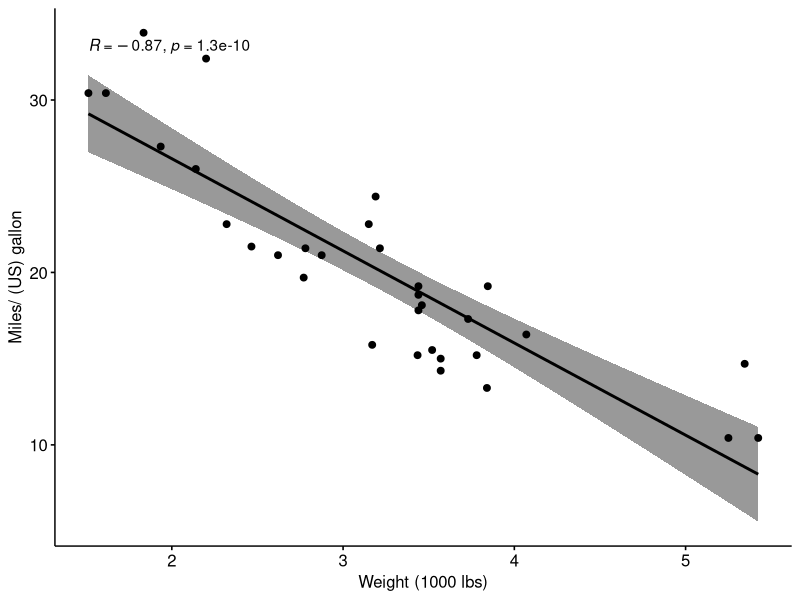
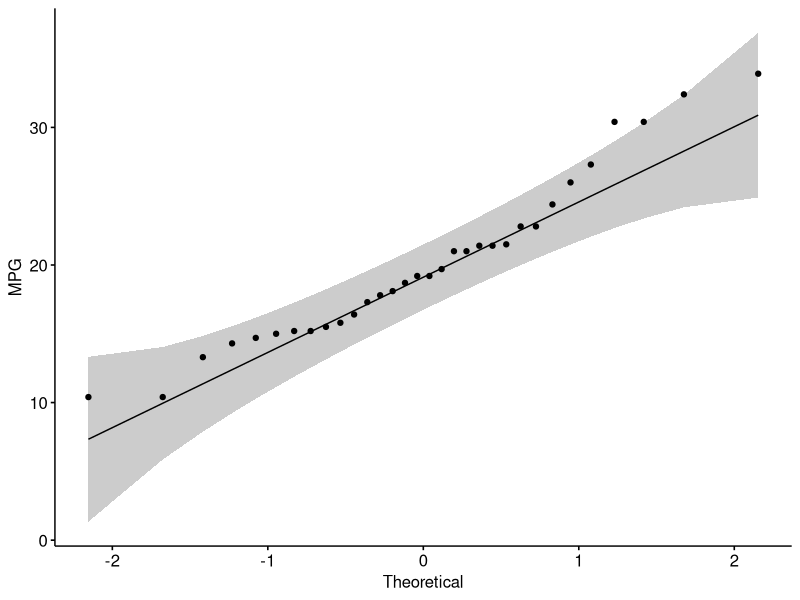
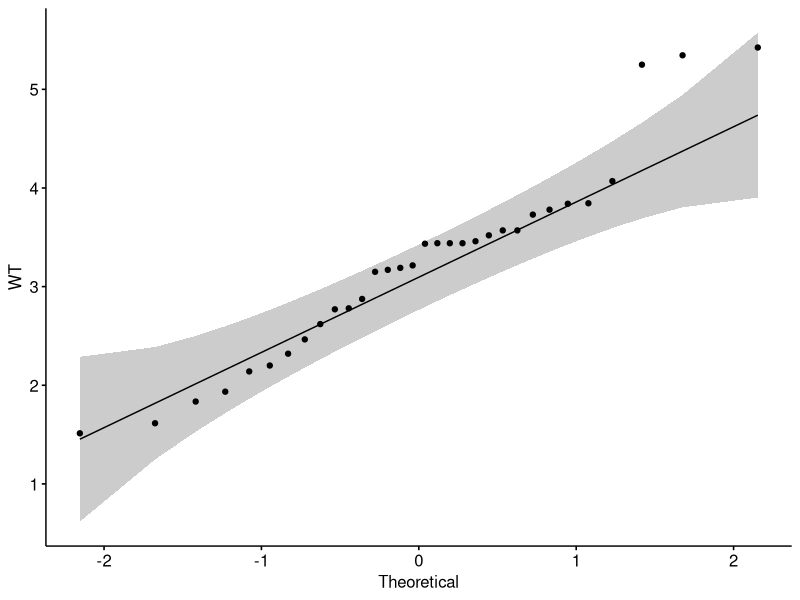
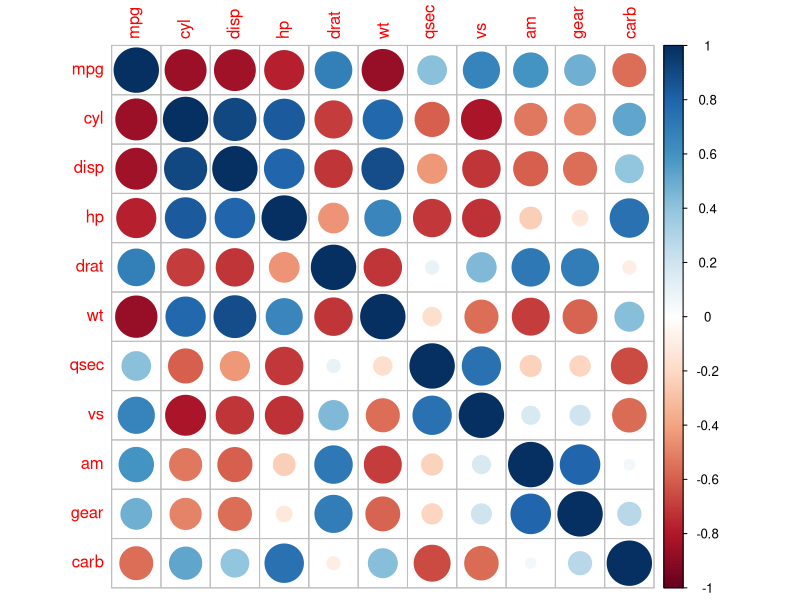
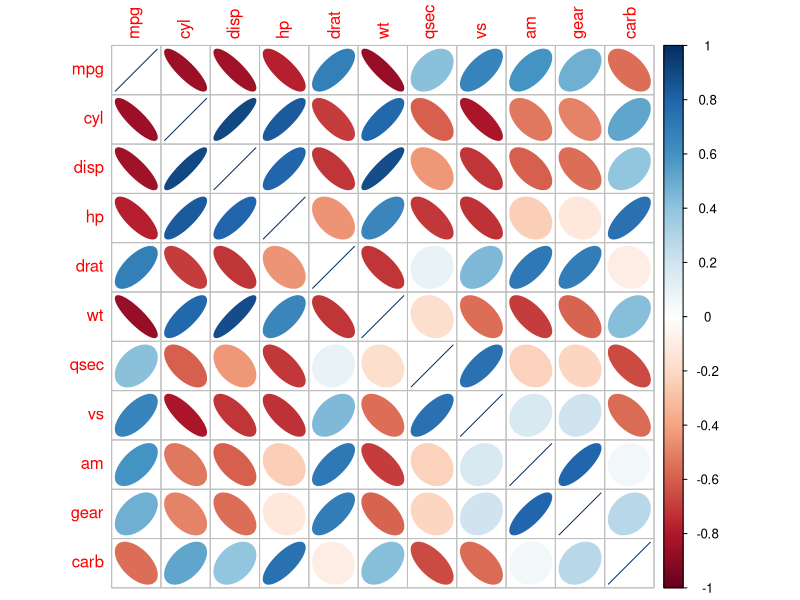
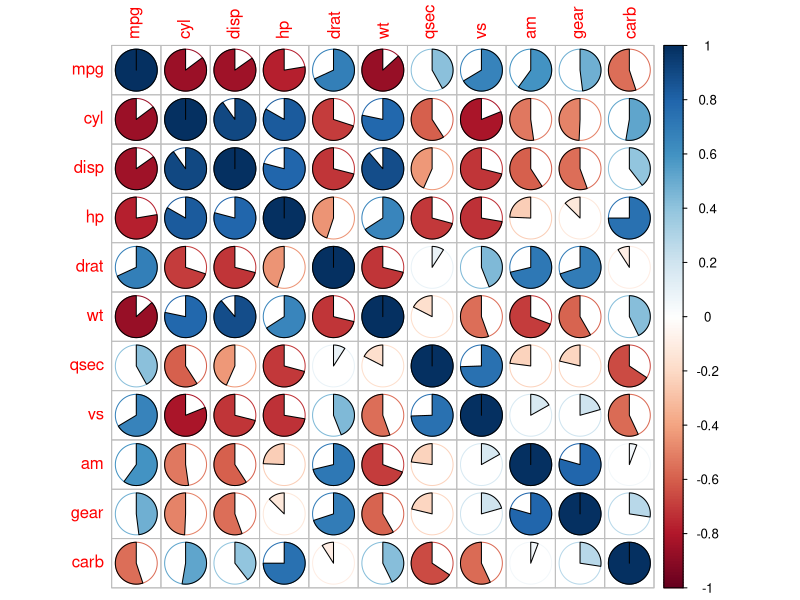
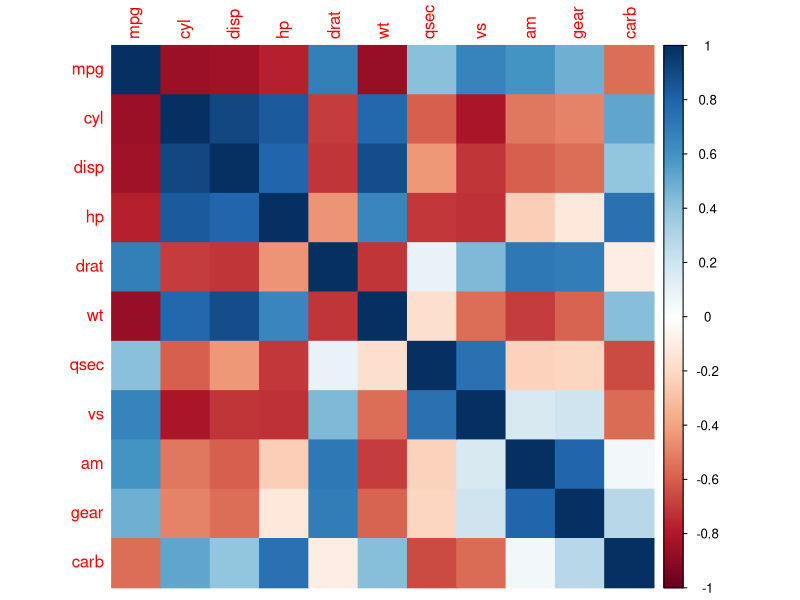
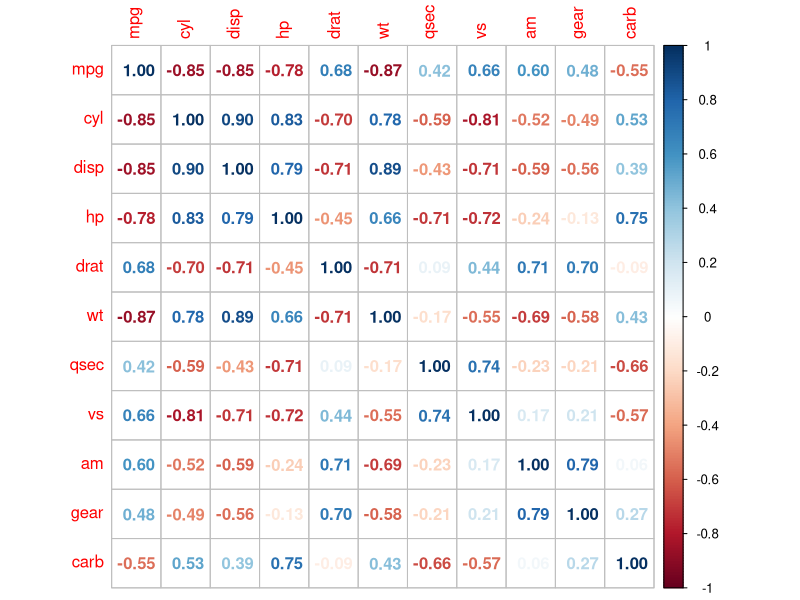

These figures' R source, in order: (Note: this script raises an error after producing the figures.)
#Code to show the first parts of the 'mtcars' dataset
head(mtcars)

#Code to show load the 'ggpubr' package
library(ggpubr)

#Code to create a new object from the 'mtcars' dataset, to label the 'cyl' into factor levels (i.e. 1,2,3) and to display the structure of the data
my_data <- mtcars
my_data$cyl <- factor(my_data$cyl)
str(my_data)

#Code to create a scatterplot using 'ggpubr' package
ggscatter(my_data, x = "wt", y = "mpg",
          add = "reg.line", conf.int = TRUE,
          cor.coef = TRUE, cor.method = "pearson",
          xlab = "Weight (1000 lbs)", ylab = "Miles/ (US) gallon")

#Code to run Shapiro-Wilk normality test for mpg (p-values greater than 0.05 imply that the distribution of the data are not significantly different from normal distribution)
shapiro.test(my_data$mpg)

#Code to run Shapiro-Wilk normality test for wt (p-values greater than 0.05 imply that the distribution of the data are not significantly different from normal distribution)
shapiro.test(my_data$wt)

#Code to create Q-Q plots to visually check for normality for 'mpg' and 'wt' variables
ggqqplot(my_data$mpg, ylab = "MPG")
ggqqplot(my_data$wt, ylab = "WT")

#If data does not follow a normal distribution then use a non-parametric correlation, including Spearman and Kendall rank-based tests.

#Code to run a Pearson correlation test
res <- cor.test(my_data$wt, my_data$mpg, method = "pearson")
res

#Code to show the structure of the previous 'cor.test' function and to extract the p-value and estimate
str(res)
res$p.value
res$estimate

#Code to run a Kendall rank correlation test (if data are not from a bivariate normal distribution ('tau' is the correlation coefficient))
res2 <- cor.test(my_data$mpg, my_data$wt, method = "kendall")
res2

#Code to run a Spearman correlation test (if data are not from a bivariate normal distribution ('rho' is the correlation coefficient))
res3 <- cor.test(my_data$wt, my_data$mpg, method = "spearman")
res3

#Code to load 'dplyr' package, create a 'cor_1' variable and create a correlation matrix (although this contains correlation coefficients only)
library(dplyr)

my_data <- select(mtcars, mpg, disp, hp, drat, wt, qsec)
head(my_data)
cor_1 <- round(cor(my_data), 2)
cor_1

#Code to load the 'Hmisc' package and create a correlation matrix containing p-values (and correlation coefficients)
library("Hmisc")

cor_2 <- rcorr(as.matrix(my_data))
cor_2

#Code to see the structure of the previous correlation matrix and to extract the p-values and correlation coeffecients
str(cor_2)
cor_2$P
cor_2$r

#Code to format a correlation matrix into a table with 4 columns containing row names, column names, correlation coefficients and p-values
flat_cor_mat <- function(cor_r, cor_p){
  library(tidyr)
  library(tibble)
  cor_r <- rownames_to_column(as.data.frame(cor_r), var = "row")
  cor_r <- gather(cor_r, column, cor, -1)
  cor_p <- rownames_to_column(as.data.frame(cor_p), var = "row")
  cor_p <- gather(cor_p, column, p, -1)
  cor_p_matrix <- left_join(cor_r, cor_p, by = c("row", "column"))
  cor_p_matrix
}

cor_3 <- rcorr(as.matrix(mtcars[, 1:7]))

my_cor_matrix <- flat_cor_mat(cor_3$r, cor_3$P)
head(my_cor_matrix)

#Code to symbolically encode a given numeric or logical vector or array (replacing correlation coefficients with symbols according to the level of correlation)
cor_4 <- cor(mtcars[1:6])
symnum(cor_4, abbr.colnames = FALSE)

#Code to create a correlogram by loading the 'corrplot' package, then creating a new obejct called 'M', then giving the correlation matrix and finally producing the correlogram
library(corrplot)
M <- cor(mtcars)
head(round(M,2))
corrplot(M, method = "circle")

#Code to create the same correlogram as above, but using elipses
corrplot(M, method = "ellipse")

#Code to create the same correlogram as above, but using pie charts
corrplot(M, method = "pie")

#Code to create the same correlogram as above, but using colours
corrplot(M, method = "color")

#Code to create the same correlogram as above, but using correlation coefficients
corrplot(M, method = "number")

#Code to display only the upper or lower triangulars of the correlogram
corrplot(M, type = "upper")
corrplot(M, type = "lower")

#Code to reorder to correlogram in order of correlation coefficients
corrplot(M, order = "hclust")

#Code to exploit the symetry of the correlogram
corrplot(M, type = "upper", order = "hclust")

#Code to change the colour of the correlogram to lightgreen and color of the circles to darkorange and steel blue
corrplot(M, type = "upper", order = "hclust", col = c("darkorange", "steelblue"),
         bg = "lightgreen")

#Code to change the correlogram using the RColorBrewer Package
library(RColorBrewer)
corrplot(M, type = "upper", order = "hclust",
         col = brewer.pal(n = 9, name = "PuOr"), bg = "darkgreen")

#Code to use the tl.col argument for defining the text label color and tl.srt for text label string rotation
corrplot(M, type = "upper", order = "hclust", tl.col = "darkblue", tl.srt = 45)

#Code to combine the correlogram with significance tests (marking insignificant coefficients in accordance with specified alpha level)
cor_5 <- rcorr(as.matrix(mtcars))
M <- cor_5$r
p_mat <- cor_5$P
corrplot(M, type = "upper", order = "hclust", 
         p.mat = p_mat, sig.level = 0.01)

#Code to leave blank on no significant coefficient
corrplot(M, type = "upper", order = "hclust", 
         p.mat = p_mat, sig.level = 0.05, insig = "blank")

#Code to fine tune customisation of the correlogram
col <- colorRampPalette(c("#BB4444", "#EE9988", "#FFFFFF", "#77AADD", "#4477AA"))
corrplot(M, method = "color", col = col(200),  
         type = "upper", order = "hclust", 
         addCoef.col = "black", # Add coefficient of correlation
         tl.col = "darkblue", tl.srt = 45, #Text label color and rotation
         # Combine with significance level
         p.mat = p_mat, sig.level = 0.01,  
         # hide correlation coefficient on the principal diagonal
         diag = FALSE 
)

#Code to create a heatmap of correlations of 'M' object
col <- colorRampPalette(c("darkblue", "white", "darkorange"))(20)
M <- cor(mtcars[1:7])
heatmap(x = M, col = col, symm = TRUE)
